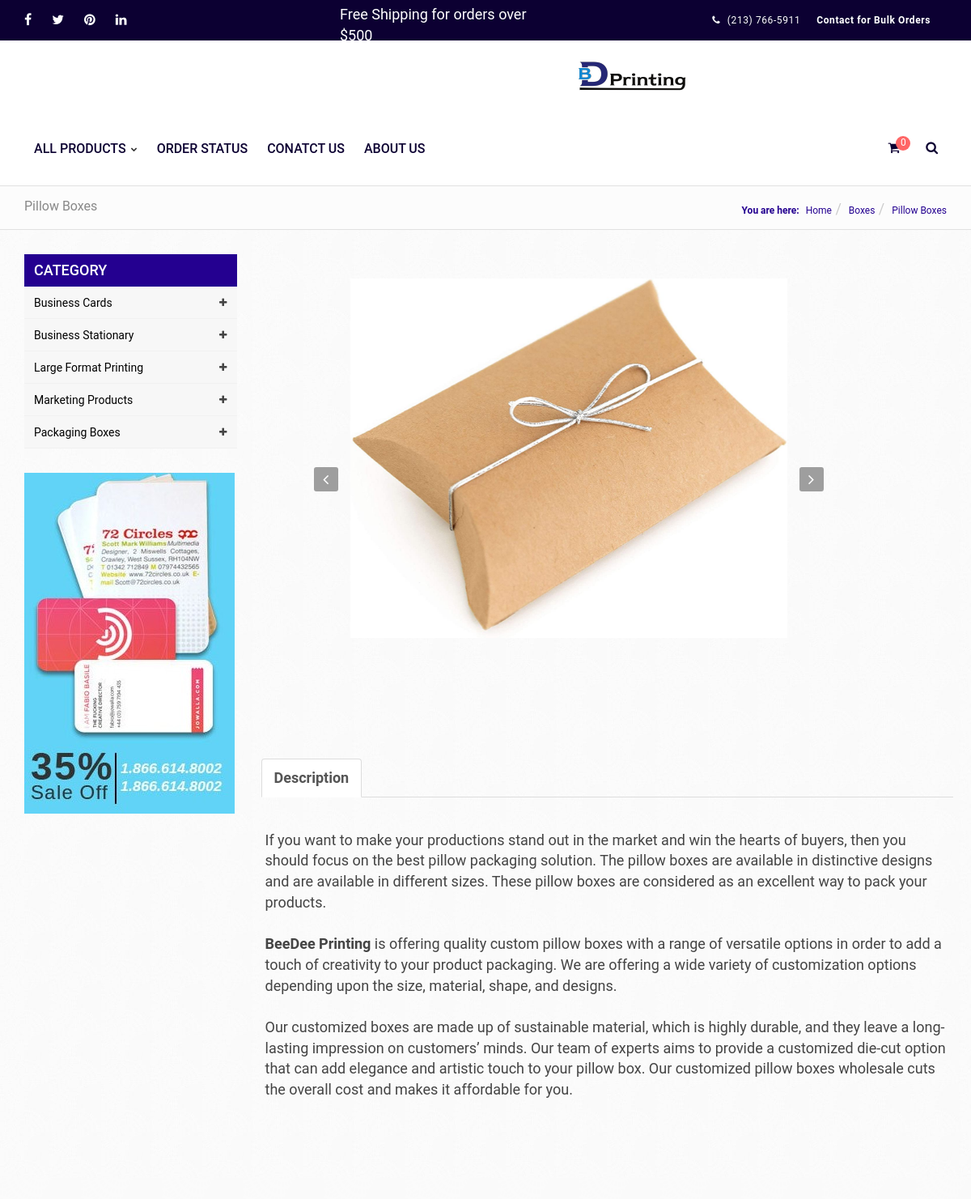
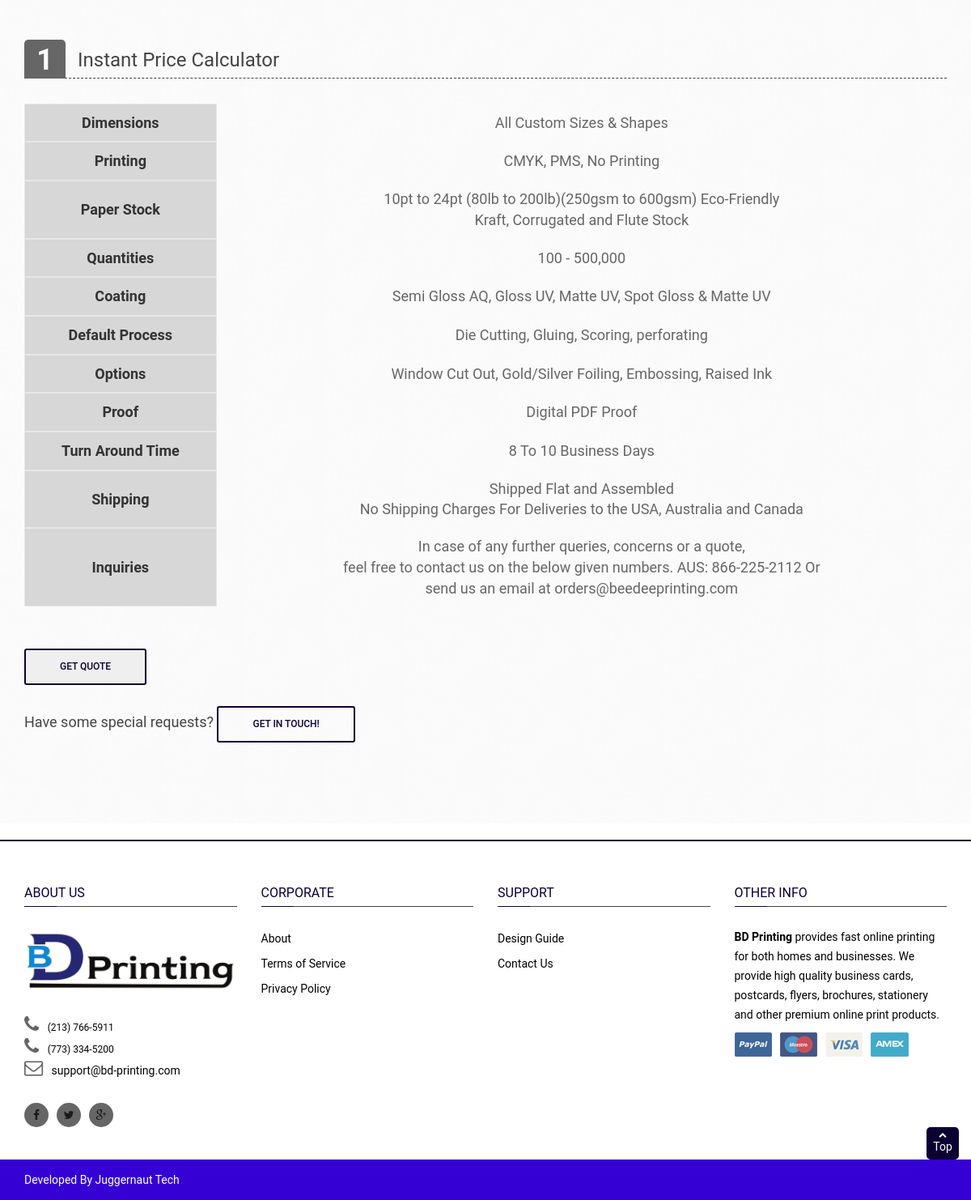
The page /boxes/pillow-boxes-detail on the database its author committed (2 pictures, top to bottom).
### boxes/models.py (models this page shows, shortened)
class Products(models.Model):
    Label = models.CharField(max_length=50,default='prod')
    Description = models.TextField(default='des',max_length=5000)
    image1 = models.ImageField(upload_to='static/Product_Images/Business_Cards/',max_length=None)
    image2 = models.ImageField(upload_to='static/Product_Images/Business_Cards/',max_length=None)
    image3 = models.ImageField(upload_to='static/Product_Images/Business_Cards/',max_length=None)
    class Meta:
        verbose_name = "Product List"

### boxes/views.py (the view)
# urls.py: path('pillow-boxes-detail', Pillow_Boxes, name='pillow-boxes-detail'),
def Pillow_Boxes(request):
    product = b_products.objects.get(id=1)
    b_object = b_products.objects.all()
    bc_object = bc_products.objects.all()
    bs_object = bs_products.objects.all()
    lf_object = lf_products.objects.all()
    mp_object = mp_products.objects.all()
    urls_bc_aside = ["/business-cards/business-card-detail" , "/business-cards/edge-painted-detail", "/business-cards/foil-business-card-detail","/business-cards/raised-spot-uv-business-card-detail", "/business-cards/pantone-business-cards-detail", "/business-cards/plastic-business-cards-detail", "/business-cards/raised-ink-business-cards-detail"]
    urls_bs_aside =  ["/business-stationary/envelopes-detail", "/business-stationary/letterhead-detail", "/business-stationary/notepad-detail"]
    urls_lf_aside = ["/large-format/floor-stickers-detail", "/large-format/foamcore-poster-detail", "/large-format/poster-printing-detail", "/large-format/retractable-banners-detail", "/large-format/table-cover-detail"]
    urls_mp_aside = ["/marketing-products/calenders-detail", "/marketing-products/brouchers-flyers-detail" , "/marketing-products/postcards-detail", "/marketing-products/hangtags-detail", "/marketing-products/labels-and-stickers-detail" , "/marketing-products/ncr-forms-detail" , "/marketing-products/presentation-folder-detail", "custom-holiday-cards-detail"]
    b_urls = ["pillow-boxes-detail", "gable-boxes-detail" ," window-boxes-detail", "mailer-boxes-detail" , " kraft-boxes-detail", "cosmetics-boxes-detail" ,"sleeve-boxes-detail", "display-boxes-detail", "beverage-boxes-detail", "candle-boxes-detail", "auto-parts-boxes-detail", "pizza-boxes-detail"]
    bc_aside = zip(urls_bc_aside,bc_object)
    bs_aside = zip(urls_bs_aside,bs_object)
    lf_aside = zip(urls_lf_aside,lf_object)
    mp_aside = zip(urls_mp_aside,mp_object)
    b_aside = zip(b_urls,b_object)
    context ={
        "bc_product" : bc_object,
        "bs_product" : bs_object,
        "lf_product" : lf_object,
        "mp_product" : mp_object,
        "b_object"   : b_object,
        "label" : product.Label,
        "Description": product.Description,
        "image1" : product.image1,
        "image2" : product.image2,
        "image3" : product.image3,
        "bc_aside" : bc_aside,
        "bs_aside" : bs_aside,
        "lf_aside" : lf_aside,
        "mp_aside" : mp_aside,
        "b_aside" : b_aside,
    }
    if request.POST:
        request.session['id'] = '1'
        return redirect('b-checkout')
    return render(request, 'boxes/pillow-boxes.html', context)

### boxes/templates/boxes/pillow-boxes.html (shortened to what this page needs)
{% extends 'base.html' %}
{% load static %}
{% block content %}
<main class="main" id="product-detail">
    <section class="header-page">
        <div class="container">
            <div class="row">
                <div class="col-sm-3 hidden-xs">
                    <h1 class="mh-title"> {{ label }}</h1>
                </div>
                <div class="breadcrumb-w col-sm-9">
                    <span class="hidden-xs"><strong>You are here:</strong></span>
                    <ul class="breadcrumb">
                        <li>
                            <a href="{% url 'home' %}">Home</a>
                        </li>
                        <li>
                            <a href="{% url 'business-cards' %}">Boxes</a>
                        </li>
                        <li>
                            <span>{{ label }}</span>
                        </li>
                    </ul>
                </div>
            </div>
        </div>
    </section>
    <section class="category-w parten-bg">
        <div class="container">
            <div class="row">
                <div class="col">
                    <aside id="sidebar_cate" class="col-sm-3 hidden-xs">
                        <h3 class="sidebar-title">Category</h3>
                        <ul id="cate_list" class="cate_list">
                            <li class="level0 parent">
                                <a href="#" title="Business Cards">
                                    <span style="color: black;">Business Cards</span>
                                    <i class="fa fa-plus"></i>
                                </a>
                            </li>
                            <li class="level0 parent">
                                <a href="#" title="Business Stationary">
                                    <span style="color: black;">Business Stationary</span>
                                    <i class="fa fa-plus"></i>
                                </a>
                            </li>
                            <li class="level0 parent">
                                <a href="#" title="Large Format Printing">
                                    <span style="color: black;">Large Format Printing</span>
                                    <i class="fa fa-plus"></i>
                                </a>
                            </li>
                            <li class="level0 parent">
                                <a href="#" title="Marketing Products">
                                    <span style="color: black;">Marketing Products</span>
                                    <i class="fa fa-plus"></i>
                                </a>
                            </li>
                            <li class="level0 parent">
                                <a href="#" title="Boxes">
                                    <span style="color: black;">Packaging Boxes</span>
                                    <i class="fa fa-plus"></i>
                                </a>
                            </li>
                        </ul>
                        <div class="category-left-banner">
                            <a href="#" title="category left banner">
                                <img src="{% static 'images/banner/category/left-banner2.jpg' %}" alt="Left banner">
                            </a>
                        </div>
                    </aside>
                </div>
                <div class="col">
                    <div class="row">
                        <div class="col-md-6">
                            <div class="tab-content clearfix">
                                <div role="tabpanel" class="tab-pane active">
                                    <div class="col-md-8 col-md-offset-2 col-xs-12 ideals-w" style="margin-top: 10px;">
                                        <div class="ideal">
                                            <img src="{{ image1.url }}" alt="ideal 1">
                                        </div>
                                    </div>
                                </div>
                            </div>
                            <div class="container">
                                <div class="row" style="width: 75%;">
                                    <div class="row">
                                        <div class="col-md-12 col-xs-12">
                                            <ul class="nav nav-tabs" role="tablist">
                                                <li role="presentation" class="active"><a href="#features"
                                                        aria-controls="features" role="tab"
                                                        data-toggle="tab"><strong>Description</strong></a></li>
                                            </ul>
                                        </div>
                                    </div>
                                    <div class="row">
                                        <div class="tab-content clearfix">
                                            <div role="tabpanel" class="tab-pane active" id="features">
                                                <div class="product-shortdescript v-middle">
                                                    <div
                                                        style="overflow-y: scroll; width:100%; height: 450px; padding:20px;">
                                                        {{ Description |safe }}
                                                    </div>
                                                </div>
                                            </div>
                                        </div>
                                    </div>
                                </div>
                            </div>
                        </div>
                    </div>
                </div>
            </div>
        </div>
    </section>
    <section class="add-to-cart-w">
        <div class="container">
            <div class="row">
                <div class="col-md-12 col-sm-12 product-options">
                    <div class="atc-header">
                        <span class="number">1</span>
                        <h3>Instant Price Calculator</h3>
                    </div>
                    <div class="row">
                        <div class="option-grib-w col-md-12">
                            <div class="scroll-pane horizontal-only">
                                <table>
                                    <tr class="strikeout">
                                        <th>Dimensions</th>
                                        <td>All Custom Sizes & Shapes</td>
                                    </tr>
                                    <tr class="strikeout">
                                        <th>Printing</th>
                                        <td>CMYK, PMS, No Printing</td>
                                    </tr>
                                    <tr class="strikeout">
                                        <th>Paper Stock</th>
                                        <td>10pt to 24pt (80lb to 200lb)(250gsm to 600gsm) Eco-Friendly
                                            <br>
                                        Kraft, Corrugated and Flute Stock</td>
                                    </tr>
                                    <tr class="strikeout">
                                        <th>Quantities</th>
                                        <td>100 - 500,000</td>
                                    </tr>
                                    <tr class="strikeout">
                                        <th>Coating</th>
                                        <td>Semi Gloss AQ, Gloss UV, Matte UV, Spot Gloss & Matte UV</td>
                                    </tr>
                                    <tr class="strikeout">
                                        <th>Default Process</th>
                                        <td>Die Cutting, Gluing, Scoring, perforating</td>
                                    </tr>
                                    <tr class="strikeout">
                                        <th>Options</th>
                                        <td>Window Cut Out, Gold/Silver Foiling, Embossing, Raised Ink</td>
                                    </tr>
                                    <tr class="strikeout">
                                        <th>Proof</th>
                                        <td>Digital PDF Proof</td>
                                    </tr>
                                    <tr class="strikeout">
                                        <th>Turn Around Time</th>
                                        <td>8 To 10 Business Days</td>
                                    </tr>
                                    <tr class="strikeout">
                                        <th>Shipping</th>
                                        <td>Shipped Flat and Assembled
                                            <br>
                                            No Shipping Charges For Deliveries to the USA, Australia and Canada</td>
                                    </tr>
                                    <tr class="strikeout">
                                        <th>Inquiries</th>
                                        <td>In case of any further queries, concerns or a quote,
                                            <br>
                                         feel free to contact us on the below given numbers. AUS: 866-225-2112 Or
                                            <br>
                                         send us an email at orders@beedeeprinting.com</td>
                                    </tr>
                                </table>
                            </div>
                        </div>
                    </div>
                    <br>
                    <br>
                    <form method="POST" id="product-detail-form">
                        <input class="btn-readmore" type="submit" value="Get Quote" >
                    </form>
                    <br>
                    <p style="padding-right:30px;"> Have some special requests?
                        <a href="{% url 'contact-us' %}" class="btn-readmore">Get in touch!</a>
                    </p>
                </div>
            </div>
        </div>
    </section>
</main>
{% endblock content %}

### rows shown on the page
Products: Label "Pillow Boxes", Description "If you want to make your productions stand out in the market and win the hearts of buyers, then you should focus on the best pillow packaging solution. The pillow boxes are available in distinctive designs and are available in different sizes. These pillow boxes are considered as an excellent way to pack your products. BeeDee Printing is offering quality custom pillow boxes with a range of versatile options in order to add a touch of creativity to your product packaging. We are offering a wide variety of customization options depending upon the size, material, shape, and designs. Our customized boxes are made up of sustainable material, which is highly durable, and they leave a long-lasting…"
